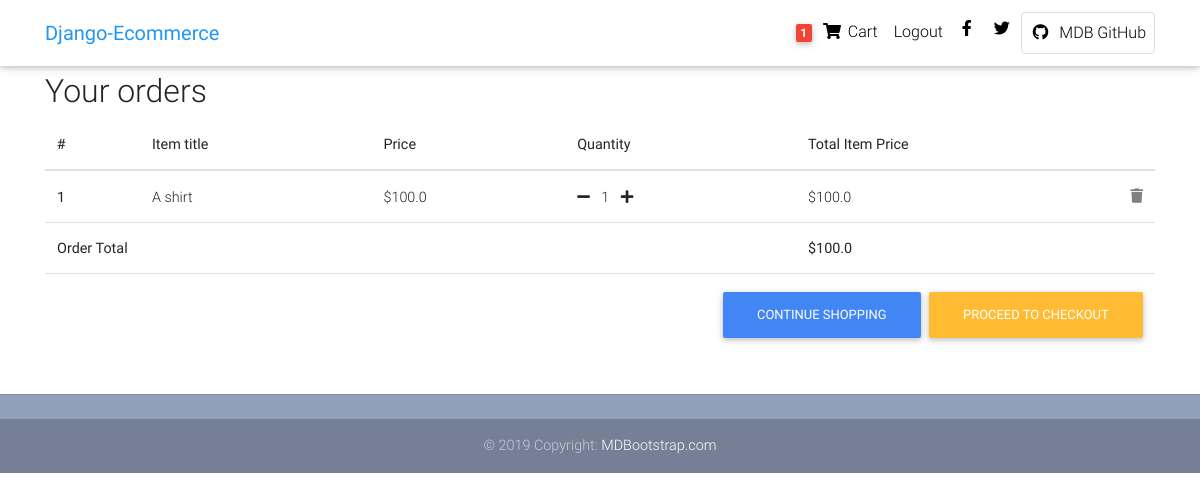
Page /order-summary/ (signed in) on the committed database.
### core/models.py (models this page shows, shortened)
class Order(models.Model):
    user = models.ForeignKey(settings.AUTH_USER_MODEL,
                             on_delete=models.CASCADE)
    ref_code = models.CharField(max_length=20)
    items = models.ManyToManyField(OrderItem)
    start_date = models.DateTimeField(auto_now_add=True)
    ordered = models.BooleanField(default=False)
    billing_address = models.ForeignKey(
        'Address', related_name='billing_address', on_delete=models.SET_NULL, blank=True, null=True)
    shipping_address = models.ForeignKey(
        'Address', related_name='shipping_address', on_delete=models.SET_NULL, blank=True, null=True)
    payment = models.ForeignKey(
        'Payment', on_delete=models.SET_NULL, blank=True, null=True)
    coupon = models.ForeignKey('Coupon', on_delete=models.SET_NULL, blank=True, null=True)
    being_delivered = models.BooleanField(default=False)
    received = models.BooleanField(default=False)
    refund_requested = models.BooleanField(default=False)
    refund_granted = models.BooleanField(default=False)
    '''
    1. Item added to cart
    2. Adding a billing address
    (Failed checkout)
    3. Payment
    (Preprocessing, processing, packaging etc.)
    4. Being delivered
    5. Received
    6. Refunds
    '''
    def get_total(self):
        total = 0
        for order_item in self.items.all():
            total += order_item.get_final_price()
        if self.coupon:
            total -= self.coupon.amount
        return total

class OrderItem(models.Model):
    user = models.ForeignKey(settings.AUTH_USER_MODEL,
                             on_delete=models.CASCADE)
    ordered = models.BooleanField(default=False)
    item = models.ForeignKey(Item, on_delete=models.CASCADE)
    quantity = models.IntegerField(default=1)
    def get_total_item_price(self):
        return self.quantity * self.item.price
    def get_final_price(self):
        if self.item.discount_price:
            return self.get_total_discount_item_price()
        return self.get_total_item_price()

class Item(models.Model):
    title = models.CharField(max_length=100)
    price = models.FloatField()
    discount_price = models.FloatField(blank=True, null=True)
    category = models.CharField(choices=CATEGORY_CHOICES, max_length=2)
    label = models.CharField(choices=LABEL_CHOICES, max_length=2)
    slug = models.SlugField()
    description = models.TextField()
    image = models.ImageField()

### core/views.py (the view)
# urls.py: path('order-summary/', OrderSummaryView.as_view(), name='order-summary'),
class OrderSummaryView(LoginRequiredMixin, View):
    def get(self, *args, **kwargs):
        try:
            order = Order.objects.get(user=self.request.user, ordered=False)
            context = {
                'object': order
            }
            return render(self.request, 'core/order_summary.html', context)
        except ObjectDoesNotExist:
            messages.warning(self.request, "You do not have an active order.")
            return redirect("/")

### core/templatetags/cart_template_tags.py (called while the page is built)
@register.filter
def cart_item_count(user):
    if user.is_authenticated:
        qs = Order.objects.filter(user=user, ordered=False)
        if qs.exists():
            return qs[0].items.count()
    return 0

### core/templates/core/order_summary.html (shortened to what this page needs)
{% extends 'core/base.html' %}
{% block content %}
  <main>
    <div class="container">
      <div class="table-responsive">
        <h2>Your orders</h2>
        <table class="table">
          <thead>
            <tr>
              <th scope="col">#</th>
              <th scope="col">Item title</th>
              <th scope="col">Price</th>
              <th scope="col">Quantity</th>
              <th scope="col">Total Item Price</th>
            </tr>
          </thead>
          <tbody>
            {% for order_item in object.items.all %}
            <tr>
              <th scope="row">{{ forloop.counter }}</th>
              <td>{{ order_item.item.title }}</td>
              <td>${{ order_item.item.price }}</td>
              <td>
                <a href="{% url 'core:remove-single-item-from-cart' order_item.item.slug %}">
                  <i class="fas fa-minus mr-2"></i>
                </a>
                  {{ order_item.quantity }}
                <a href="{% url 'core:add-to-cart' order_item.item.slug %}">
                  <i class="fas fa-plus ml-2"></i>
                </a>
              </td>
              <td>
                {% if order_item.item.discount_price %}
                  ${{ order_item.get_total_discount_item_price }}
                  <span class="badge badge-primary">saving ${{ order_item.get_amount_saved }}</span>
                {% else %}
                  ${{ order_item.get_total_item_price }}
                {% endif %}
                <a style="color:grey" href="{% url 'core:remove-from-cart' order_item.item.slug %}">
                  <i class="fas fa-trash float-right"></i>
                </a>
              </td>
            </tr>
            {% endfor %}
            {% if object.get_total  %}
              <tr>
                <td colspan="4"><b>Order Total</b></td>
                <td><b>${{ object.get_total }}</b></td>
              </tr>
              <tr>
                <td colspan="5">
                  <a class="btn btn-warning float-right ml-2" href="/checkout/">Proceed to Checkout</a>
                  <a class="btn btn-primary float-right" href="/">Continue shopping</a>
                </td>
              </tr>
            {% endif %}
          </tbody>
        </table>
      </div>
    </div>
  </main>
  {% endblock %}

### core/templates/core/navbar.html (shortened to what this page needs)
{% load cart_template_tags %}
<nav class="navbar fixed-top navbar-expand-lg navbar-light white scrolling-navbar">
  <div class="container">
    <a class="navbar-brand waves-effect" href="/">
      <strong class="blue-text">Django-Ecommerce</strong>
    </a>
    <div class="collapse navbar-collapse" id="navbarSupportedContent">
      <ul class="navbar-nav nav-flex-icons">
        {% if request.user.is_authenticated %}
        <li class="nav-item">
          <a href="{% url 'core:order-summary' %}"class="nav-link waves-effect">
            <span class="badge red z-depth-1 mr-1"> {{ request.user|cart_item_count }} </span>
            <i class="fas fa-shopping-cart"></i>
            <span class="clearfix d-none d-sm-inline-block"> Cart </span>
          </a>
        </li>
        <li class="nav-item">
          <a class="nav-link waves-effect" href="{% url 'account_logout' %}">
            <span class="clearfix d-none d-sm-inline-block"> Logout </span>
          </a>
        </li>
        {% endif %}
        <li class="nav-item">
          <a href="https://www.facebook.com/mdbootstrap" class="nav-link waves-effect" target="_blank">
            <i class="fab fa-facebook-f"></i>
          </a>
        </li>
        <li class="nav-item">
          <a href="https://twitter.com/MDBootstrap" class="nav-link waves-effect" target="_blank">
            <i class="fab fa-twitter"></i>
          </a>
        </li>
        <li class="nav-item">
          <a href="https://github.com/mdbootstrap/bootstrap-material-design" class="nav-link border border-light rounded waves-effect"
            target="_blank">
            <i class="fab fa-github mr-2"></i>MDB GitHub
          </a>
        </li>
      </ul>
    </div>
  </div>
</nav>

### core/templates/core/base.html (style rules this page uses)
html, body, header, .carousel { height: 60vh; }

### rows in the picture
OrderItem: item "A shirt", item.price "100.0", quantity "1", get_total_item_price "100.0"
Order: get_total "100.0"

### other values in the picture
{{ request.user|cart_item_count }} "1"
